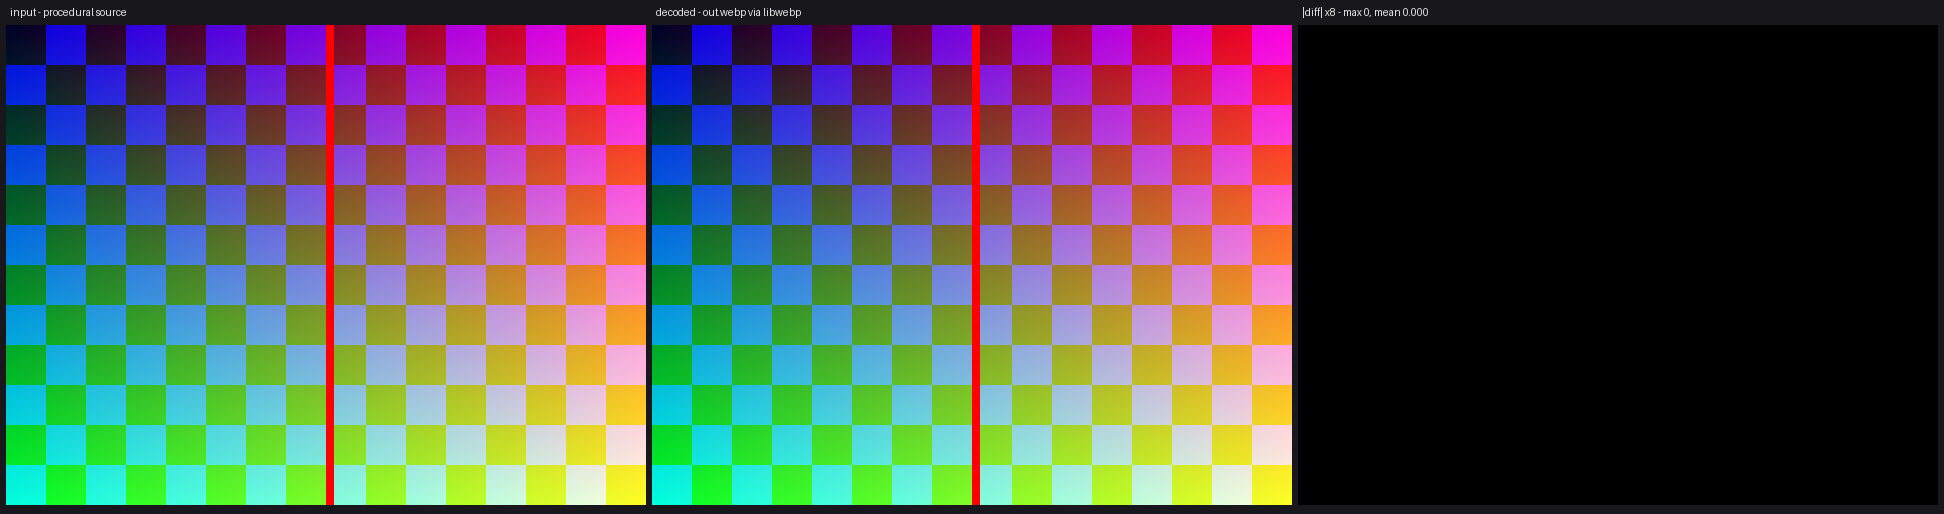

Source code (Python):
#!/usr/bin/env python3
# Visual comparison: source pattern vs GPU-encoded WebP.
# Writes compare.png = [ INPUT | DECODED | |diff| x8 ].
import subprocess, sys, os
import numpy as np

os.chdir(os.path.dirname(os.path.abspath(__file__)))
if not os.path.exists("app") or not os.path.exists("out.webp"):
    r = subprocess.run("g++ -std=c++23 -O2 main.cpp -o app -lvulkan -lshaderc".split(),
                       capture_output=True, text=True)
    if r.returncode:
        print(r.stderr); sys.exit("BUILD FAILED")
    r = subprocess.run(["./app", "out.webp"], capture_output=True, text=True, timeout=60)
    print(r.stdout.strip())
    if r.returncode:
        sys.exit(1)

from PIL import Image, ImageDraw, ImageFont

w, h = 640, 480
yy, xx = np.mgrid[0:h, 0:w]
src = np.zeros((h, w, 3), np.uint8)
src[..., 0] = xx * 255 // w
src[..., 1] = yy * 255 // h
src[..., 2] = np.where(((xx // 40) ^ (yy // 40)) & 1, 220, 40)
src[:, w // 2:w // 2 + 8] = [255, 0, 0]

dec = np.asarray(Image.open("out.webp").convert("RGB"))
diff = np.abs(src.astype(np.int16) - dec.astype(np.int16)).max(-1)
dvis = np.clip(diff * 8, 0, 255).astype(np.uint8)

font = ImageFont.load_default()
hdr, gap = 22, 6
cv = Image.new("RGB", (w * 3 + gap * 4, h + hdr + gap * 2), (24, 24, 28))
dr = ImageDraw.Draw(cv)
labels = ["input - procedural source",
          "decoded - out.webp via libwebp",
          f"|diff| x8 - max {diff.max()}, mean {diff.mean():.3f}"]
for i, (arr, lab) in enumerate(zip([src, dec, np.stack([dvis] * 3, -1)], labels)):
    x = gap + i * (w + gap)
    dr.text((x + 4, 6), lab, font=font, fill=(230, 230, 230))
    cv.paste(Image.fromarray(arr), (x, hdr + gap // 2))
cv.save("compare.png")
print(f"wrote compare.png (max diff {diff.max()}, mean {diff.mean():.4f})")
